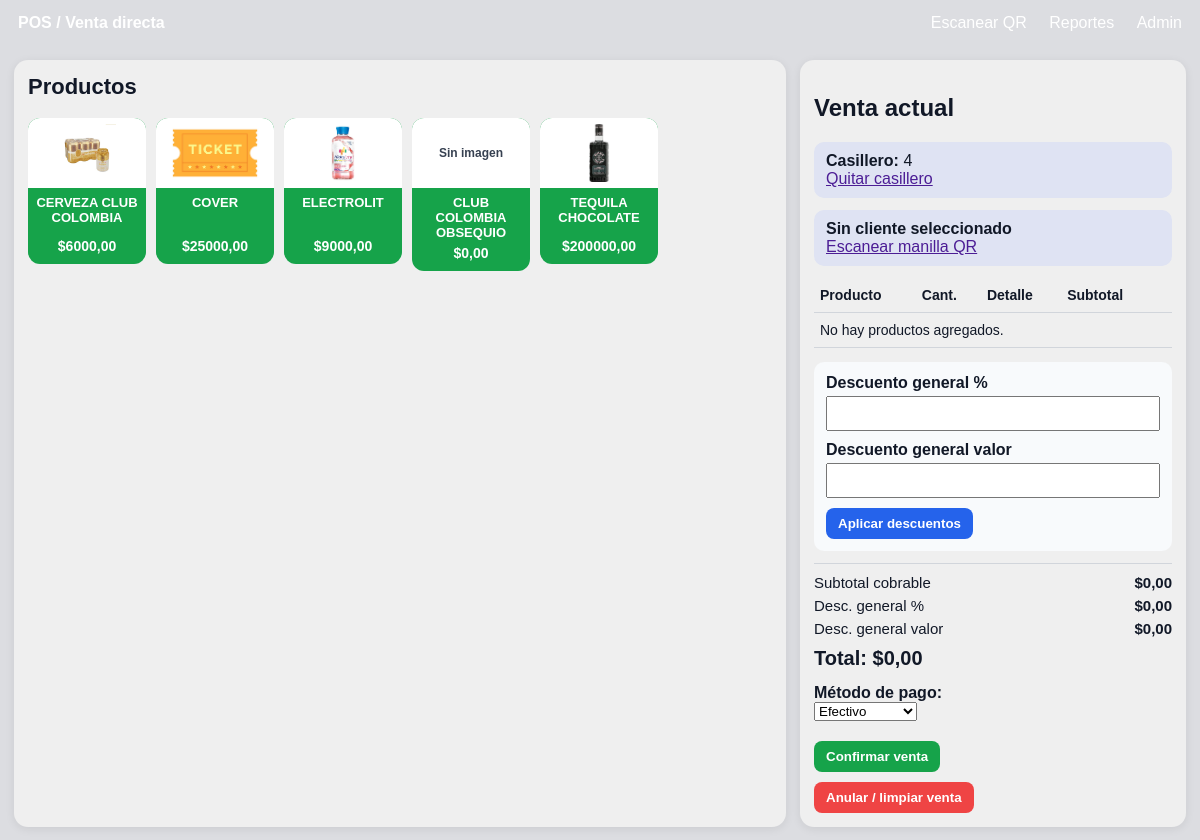
The page /pos/?casillero=4 on the database its author committed.
### core/models.py (models this page shows, shortened)
class Producto(models.Model):
    categoria = models.ForeignKey(
        CategoriaProducto,
        null=True,
        blank=True,
        on_delete=models.SET_NULL,
        related_name="productos",
    )
    nombre = models.CharField(max_length=150)
    sku = models.CharField(max_length=60, blank=True)
    descripcion = models.TextField(blank=True)
    precio = models.DecimalField(
        max_digits=12,
        decimal_places=2,
        default=Decimal("0.00"),
    )
    stock = models.IntegerField(default=0)
    controlar_stock = models.BooleanField(default=False)
    activo = models.BooleanField(default=True)
    mostrar_en_pos = models.BooleanField(default=True)
    orden_pos = models.PositiveIntegerField(default=0)
    color_pos = models.CharField(max_length=20, blank=True, default="#0a8f08")
    imagen = models.ImageField(upload_to="productos/", blank=True, null=True)
    class Meta:
        ordering = ["orden_pos", "nombre"]

class Casillero(models.Model):
    numero = models.PositiveIntegerField(unique=True)
    activo = models.BooleanField(default=True)
    qr_token = models.CharField(
        max_length=36,
        unique=True,
        null=True,
        blank=True,
        editable=False,
    )
    cliente_actual = models.OneToOneField(
        Cliente,
        null=True,
        blank=True,
        on_delete=models.SET_NULL,
        related_name="casillero_actual",
    )
    nombre_ocupante = models.CharField(max_length=150, blank=True)
    asignado_en = models.DateTimeField(null=True, blank=True)
    creado_en = models.DateTimeField(auto_now_add=True)
    class Meta:
        ordering = ["numero"]
        verbose_name = "Casillero"
        verbose_name_plural = "Casilleros"

### core/views.py (the view, shortened to what this page needs)
# urls.py: path("", RedirectView.as_view(url="/pos/", permanent=False)),
@require_http_methods(["GET", "POST"])
def pos(request):
    if "sin_cliente" in request.GET:
        request.session.pop("pos_cliente_id", None)
        request.session.modified = True
    if "casillero" in request.GET:
        casillero_id = request.GET.get("casillero")
        if casillero_id:
            request.session["pos_casillero_id"] = casillero_id
        else:
            request.session.pop("pos_casillero_id", None)
        request.session.modified = True
    if "sin_casillero" in request.GET:
        request.session.pop("pos_casillero_id", None)
        request.session.modified = True
    cliente = None
    cliente_id = request.session.get("pos_cliente_id")
    if cliente_id:
        cliente = Cliente.objects.filter(id=cliente_id).first()
    casillero = None
    casillero_id = request.session.get("pos_casillero_id")
    if casillero_id:
        casillero = Casillero.objects.filter(id=casillero_id).first()
    cart = normalize_cart(get_cart(request))
    save_cart(request, cart)
    productos = (
        Producto.objects.filter(activo=True, mostrar_en_pos=True)
        .select_related("categoria")
        .order_by("categoria__orden", "orden_pos", "nombre")
    )
    cart_items, subtotal_cobrable = build_cart_items(cart)
    descuento_porcentaje_venta = get_sale_discount_porcentaje(request)
    descuento_manual_venta = get_sale_discount_manual(request)
    valor_descuento_porcentaje_venta = (
        subtotal_cobrable * descuento_porcentaje_venta
    ) / Decimal("100.00")
    total_carrito = subtotal_cobrable - valor_descuento_porcentaje_venta - descuento_manual_venta
    if total_carrito < Decimal("0.00"):
        total_carrito = Decimal("0.00")
    return render(
        request,
        "core/pos.html",
        {
            "productos": productos,
            "cliente": cliente,
            "casillero": casillero,
            "cart_items": cart_items,
            "subtotal_cobrable": subtotal_cobrable,
            "descuento_porcentaje_venta": descuento_porcentaje_venta,
            "descuento_manual_venta": descuento_manual_venta,
            "valor_descuento_porcentaje_venta": valor_descuento_porcentaje_venta,
            "total_carrito": total_carrito,
            "metodos_pago": Venta.MetodoPago.choices,
        },
    )

### core/context_processors.py (called while the page is built)
def configuracion_sitio(request):
    return {
        "config_sitio": ConfiguracionSitio.objects.first()
    }

### core/views.py (called while the page is built, shortened)
def parse_decimal_safe(valor, default="0.00"):
    try:
        texto = str(valor).replace(",", ".").strip()
        if not texto:
            return Decimal(default)
        return Decimal(texto)
    except (InvalidOperation, TypeError, ValueError):
        return Decimal(default)

def get_cart(request):
    cart = request.session.get("pos_cart", {})
    if not isinstance(cart, dict):
        return {}
    return cart

def save_cart(request, cart):
    request.session["pos_cart"] = cart
    request.session.modified = True

def get_sale_discount_porcentaje(request):
    return parse_decimal_safe(request.session.get("pos_descuento_porcentaje", "0.00"))

def get_sale_discount_manual(request):
    return parse_decimal_safe(request.session.get("pos_descuento_manual", "0.00"))

def normalize_cart(cart):
    cart_normalizado = {}
    return cart_normalizado

def build_cart_items(cart):
    items = []
    subtotal_cobrable = Decimal("0.00")
    cart = normalize_cart(cart)
    product_ids = []
    for product_id in cart.keys():
        try:
            product_ids.append(int(product_id))
        except ValueError:
            pass
    products = {
        producto.id: producto
        for producto in Producto.objects.filter(id__in=product_ids)
    }
    items.sort(key=lambda x: (x["producto"].orden_pos, x["producto"].nombre.lower()))
    return items, subtotal_cobrable

### core/templates/core/pos.html (shortened to what this page needs)
<!DOCTYPE html>
<html lang="es">
<head>
</head>
<body>
    <div class="topbar">
        <div>POS / Venta directa</div>
        <div>
            <a href="/scan/">Escanear QR</a>
            <a href="/reportes/ventas/">Reportes</a>
            <a href="/admin/">Admin</a>
        </div>
    </div>
    <div class="layout">
        <div class="panel">
            <h2>Productos</h2>
            <div class="productos-grid">
                {% for producto in productos %}
                    <form method="post" style="margin:0;">
                        <button type="submit" class="producto-card">
                            <div class="img-wrap">
                                {% if producto.imagen %}
                                    <img src="{{ producto.imagen.url }}" alt="{{ producto.nombre }}">
                                {% else %}
                                    <div class="sin-imagen">Sin imagen</div>
                                {% endif %}
                            </div>
                            <div class="contenido">
                                <div class="nombre">{{ producto.nombre|upper }}</div>
                                <div class="precio">${{ producto.precio }}</div>
                            </div>
                        </button>
                    </form>
                {% empty %}
                    <p>No hay productos activos para mostrar en el POS.</p>
                {% endfor %}
            </div>
        </div>
        <div class="venta-actual">
            <h2>Venta actual</h2>
            <div class="info-box">
                {% if casillero %}
                    <strong>Casillero:</strong> {{ casillero.numero }}<br>
                    <a href="/pos/?sin_casillero=1">Quitar casillero</a>
                {% else %}
                    <strong>Sin casillero seleccionado</strong><br>
                    <a href="/scan/">Escanear QR de casillero</a>
                {% endif %}
            </div>
            <div class="info-box">
                {% if cliente %}
                    <strong>Cliente:</strong> {{ cliente.nombre }}<br>
                    <a href="/pos/?sin_cliente=1">Quitar cliente</a>
                {% else %}
                    <strong>Sin cliente seleccionado</strong><br>
                    <a href="/scan/">Escanear manilla QR</a>
                {% endif %}
            </div>
            <table>
                <thead>
                    <tr>
                        <th>Producto</th>
                        <th>Cant.</th>
                        <th>Detalle</th>
                        <th>Subtotal</th>
                        <th></th>
                    </tr>
                </thead>
                <tbody>
                    {% for item in cart_items %}
                        <tr>
                            <td>
                                {{ item.producto.nombre }}
                                {% if item.es_cortesia %}
                                    <div class="badge">Cortesía</div>
                                {% endif %}
                            </td>
                            <td>{{ item.cantidad }}</td>
                            <td>
                                <div class="muted">Bruto: ${{ item.subtotal_bruto }}</div>
                                <div class="muted">Desc. ítem: ${{ item.valor_descuento_item }}</div>
                                <form method="post" class="linea-form">
                                    {% csrf_token %}
                                    <input type="hidden" name="action" value="update_item">
                                    <input type="hidden" name="producto_id" value="{{ item.producto.id }}">
                                    <input
                                        type="number"
                                        name="cantidad"
                                        min="1"
                                        value="{{ item.cantidad }}"
                                        title="Cantidad"
                                    >
                                    <input
                                        type="number"
                                        name="descuento_porcentaje"
                                        min="0"
                                        max="100"
                                        step="0.01"
                                        value="{{ item.descuento_porcentaje }}"
                                        title="Descuento %"
                                    >
                                    <label>
                                        <input
                                            type="checkbox"
                                            name="es_cortesia"
                                            {% if item.es_cortesia %}checked{% endif %}
                                        >
                                        Cortesía
                                    </label>
                                    <button type="submit" class="btn btn-guardar">Guardar</button>
                                </form>
                            </td>
                            <td>${{ item.subtotal }}</td>
                            <td>
                                <form method="post">
                                    {% csrf_token %}
                                    <input type="hidden" name="action" value="remove_item">
                                    <input type="hidden" name="producto_id" value="{{ item.producto.id }}">
                                    <button type="submit" class="btn btn-quitar">Quitar</button>
                                </form>
                            </td>
                        </tr>
                    {% empty %}
                        <tr>
                            <td colspan="5">No hay productos agregados.</td>
                        </tr>
                    {% endfor %}
                </tbody>
            </table>
            <form method="post" class="descuentos-form">
                <div class="fila">
                    <label for="descuento_porcentaje_venta">Descuento general %</label>
                    <input
                        type="number"
                        id="descuento_porcentaje_venta"
                        name="descuento_porcentaje_venta"
                        min="0"
                        max="100"
                        step="0.01"
                        value="{{ descuento_porcentaje_venta }}"
                    >
                </div>
                <div class="fila">
                    <label for="descuento_manual_venta">Descuento general valor</label>
                    <input
                        type="number"
                        id="descuento_manual_venta"
                        name="descuento_manual_venta"
                        min="0"
                        step="0.01"
                        value="{{ descuento_manual_venta }}"
                    >
                </div>
                <button type="submit" class="btn btn-guardar">Aplicar descuentos</button>
            </form>
            <div class="resumen-box">
                <div class="resumen-linea">
                    <span>Subtotal cobrable</span>
                    <strong>${{ subtotal_cobrable }}</strong>
                </div>
                <div class="resumen-linea">
                    <span>Desc. general %</span>
                    <strong>${{ valor_descuento_porcentaje_venta }}</strong>
                </div>
                <div class="resumen-linea">
                    <span>Desc. general valor</span>
                    <strong>${{ descuento_manual_venta }}</strong>
                </div>
                <div class="total-final">
                    Total: ${{ total_carrito }}
                </div>
            </div>
            <div class="acciones-finales">
                <form method="post">
                    <div style="margin-bottom:10px;">
                        <label for="metodo_pago"><strong>Método de pago:</strong></label><br>
                        <select name="metodo_pago" id="metodo_pago">
                            {% for valor, texto in metodos_pago %}
                                <option value="{{ valor }}">{{ texto }}</option>
                            {% endfor %}
                        </select>
                    </div>
                    <button type="submit" class="btn btn-confirmar">Confirmar venta</button>
                </form>
                <form method="post">
                    <button type="submit" class="btn btn-limpiar">Anular / limpiar venta</button>
                </form>
            </div>
        </div>
    </div>
</body>
</html>

### rows shown on the page
Producto: imagen (picture), nombre "CERVEZA CLUB COLOMBIA", precio "6000,00"
Producto: imagen (picture), nombre "COVER", precio "25000,00"
Producto: imagen (picture), nombre "ELECTROLIT", precio "9000,00"
Producto: imagen "Sin imagen", nombre "CLUB COLOMBIA OBSEQUIO", precio "0,00"
Producto: imagen (picture), nombre "TEQUILA CHOCOLATE", precio "200000,00"
Casillero: numero "4"

### other values the page prints
{{ subtotal_cobrable }} "0,00"
{{ valor_descuento_porcentaje_venta }} "0,00"
{{ descuento_manual_venta }} "0,00"
{{ total_carrito }} "0,00"
form field metodo_pago "Efectivo"
